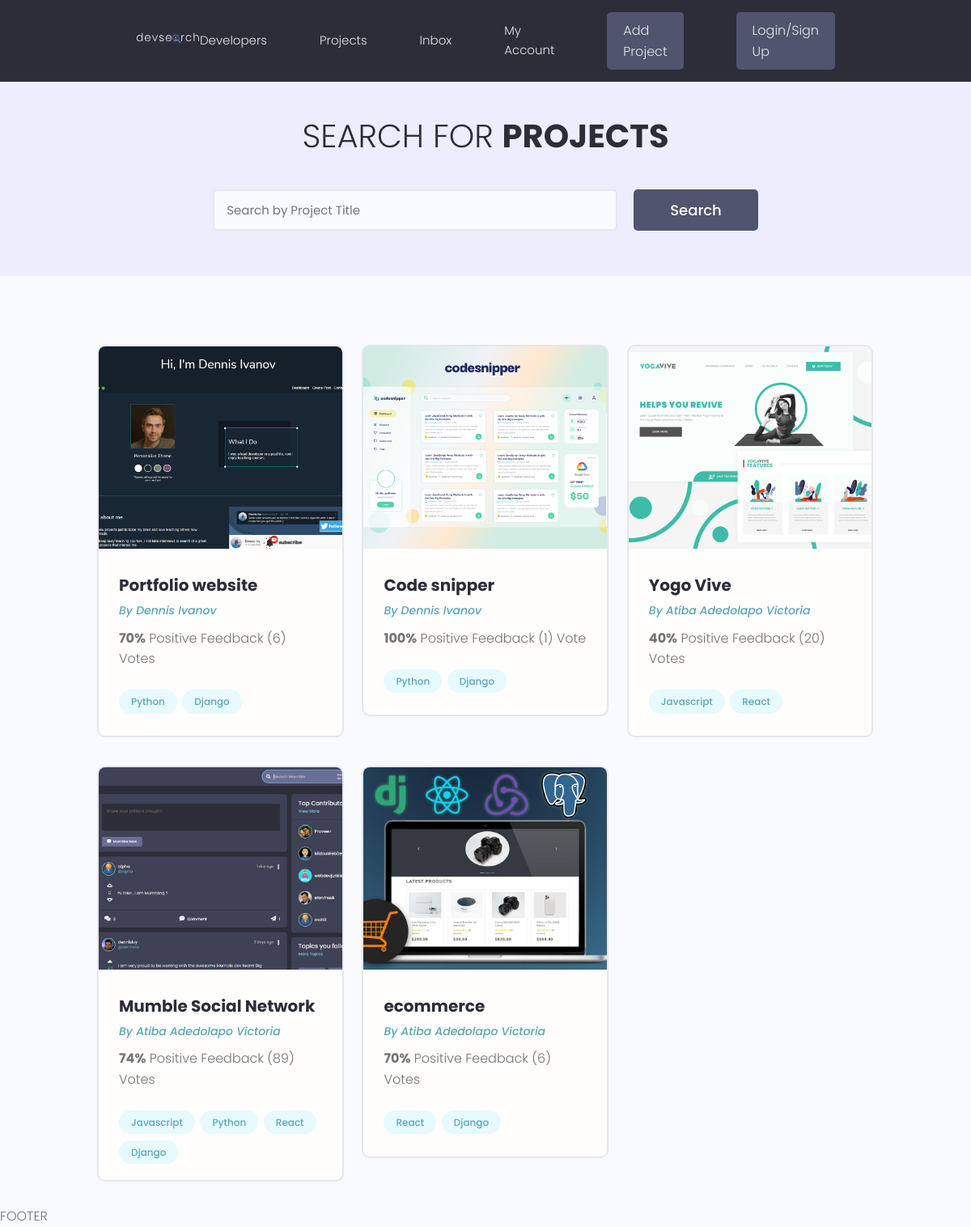
/projects/, run on the app's committed database.
### projects/models.py (models this page shows, shortened)
class Project(models.Model):
    owner = models.ForeignKey(Profile, null=True, blank=True, on_delete=models.SET_NULL)
    title = models.CharField(max_length=200)
    description = models.TextField(null=True, blank=True)
    featured_image = models.ImageField(
        null=True, blank=True, default="default.jpg")
    demo_link = models.CharField(max_length=2000, null=True, blank=True)
    source_link = models.CharField(max_length=2000, null=True, blank=True)
    tags = models.ManyToManyField('Tag', blank=True)
    vote_total = models.IntegerField(default=0, null=True, blank=True)
    vote_ratio = models.IntegerField(default=0, null=True, blank=True)
    created = models.DateTimeField(auto_now_add=True)
    id = models.UUIDField(default=uuid.uuid4, unique=True,
                          primary_key=True, editable=False)

class Tag(models.Model):
    name = models.CharField(max_length=200)
    created = models.DateTimeField(auto_now_add=True)
    id = models.UUIDField(default=uuid.uuid4, unique=True,
                          primary_key=True, editable=False)
    def __str__(self):
        return self.name

### users/models.py (models this page shows, shortened)
class Profile(models.Model):
    user = models.OneToOneField(User, on_delete=models.CASCADE, null=True, blank=True)
    name = models.CharField(max_length=200, blank=True, null=True)
    email = models.EmailField(max_length=500, blank=True, null=True)
    username = models.CharField(max_length=200, blank=True, null=True)
    short_intro = models.CharField(max_length=200, blank=True, null=True)
    bio = models.TextField(blank=True, null=True)
    profile_image = models.ImageField(
        null=True, blank=True, upload_to='profiles/', default="profiles/user-default.png")
    social_github = models.CharField(max_length=200, blank=True, null=True)
    social_twitter = models.CharField(max_length=200, blank=True, null=True)
    social_linkedin = models.CharField(max_length=200, blank=True, null=True)
    social_youtube = models.CharField(max_length=200, blank=True, null=True)
    social_website = models.CharField(max_length=200, blank=True, null=True)
    created = models.DateTimeField(auto_now_add=True)
    id = models.UUIDField(default=uuid.uuid4, unique=True,
                          primary_key=True, editable=False)

### projects/views.py (the view)
# urls.py: path('projects/', include('projects.urls')),
def projects(request):
    projects = Project.objects.all()
    context = {'projects': projects}
    return render(request, 'projects/projects.html', context)

### projects/templates/projects/projects.html (shortened to what this page needs)
{% extends 'main.html' %}
{% block content %}
  <main class="projects">
    <section class="hero-section text-center">
      <div class="container container--narrow">
        <div class="hero-section__box">
          <h2>Search for <span>Projects</span></h2>
        </div>
        <div class="hero-section__search">
          <form class="form" action="#" method="get">
            <div class="form__field">
              <input class="input input--text" id="formInput#search" type="text" name="text"
                placeholder="Search by Project Title" />
            </div>
            <input class="btn btn--sub btn--lg" type="submit" value="Search" />
          </form>
        </div>
      </div>
    </section>
    <section class="projectsList">
      <div class="container">
        <div class="grid grid--three">
            {% for project in projects %}
          <div class="column">
            <div class="card project">
              <a href="{% url 'project' project.id %}" class="project">
                <img class="project__thumbnail" src="{{ project.featured_image.url }}" alt="project thumbnail" />
                <div class="card__body">
                  <h3 class="project__title">{{project.title}}</h3>
                  <p><a class="project__author" href="{% url 'project' project.id %}">By {{ project.owner.name }}</a></p>
                  <p class="project--rating">
                    <span style="font-weight: bold;">{{project.vote_ratio}}%</span> Positive
                    Feedback ({{project.vote_total}})  Vote{{ project.vote_total|pluralize:"s" }}
                  </p>
                  <div class="project__tags">
                      {% for tag in project.tags.all %}
                    <span class="tag tag--pill tag--main">
                        <small>{{tag}}</small>
                    </span>
                       {% endfor %}
                  </div>
                </div>
              </a>
            </div>
          </div>
            {% endfor %}
        </div>
      </div>
    </section>
  </main>
{% endblock content %}

### static/styles/app.css (style rules this page uses)
:root { --color-sub: #2d2d39; }
.btn--sub { background-color: var(--color-sub-light); }
.card { border: 2px solid var(--color-light); }
img { width: 100%; }
.hero-section { height: 40vh; display: flex; align-items: center; background-color: var(--color-sub); }
.hero-section__box { margin-bottom: 4rem; }
.hero-section__box > h2, .hero-section__box > h2 > span { font-size: 4rem; color: var(--color-light); line-height: 1.3; text-transform: uppercase; }
.hero-section__box > h2 { font-weight: 300; }
.hero-section__box > h2 > span { font-weight: 700; }
.hero-section__search > .form { display: flex; align-items: center; justify-content: center; gap: 2rem; }
.hero-section__search > .form input.input--text { width: 50rem; }
.project__author { font-size: 1.4rem; font-style: italic; }
.project--rating { margin-bottom: 1.6em; margin-top: .5em; }
.projects > .hero-section { background: var(--color-sub-lighter); height: 30vh; }
.projects .hero-section__box { margin-bottom: 2.5rem; }
.projects .hero-section__box > h2 { color: var(--color-sub); }
.projects .hero-section__box > h2 > span { font-weight: 700; color: var(--color-sub); }
.projectsList { margin-top: 8rem; }
.project__thumbnail { height: 25rem; object-fit: cover; object-position: top center; }
.project__title { font-size: 2rem; font-weight: 700; color: var(--color-sub); }

### static/uikit/styles/modules/_variables.css (style rules this page uses)
:root { --color-main: #5aa5b9; --color-main-light: #e6faff; --color-sub: #3f4156; --color-sub-light: #51546e; --color-sub-lighter: #ededfd; --color-text: #737373; --color-gray: #8b8b8b; --color-light: #e5e7eb; --color-light-gray: #767676; --color-bg: #f8fafd; --color-white: #fffefd; --color-white-light: #f3f3f3; --color-success: #359e64; --color-success-bg: #def8e8; --color-error: #fc4b0b; --color-error-bg: #fff2ee; --font-base: 'Poppins', arial, helvetica, 'Segoe UI', roboto, ubuntu, sans-serif; --font-monospace: 'Fira Code', 'Courier New', courier, monospace; --font-regular: 300; --font-medium: 500; --font-bold: 700; --generic-shadow: 1px 1px 5px #00000010; --generic-transition: all 0.3s ease-in-out; }

### static/uikit/styles/modules/_base.css (style rules this page uses)
* { margin: 0; padding: 0; box-sizing: border-box; text-rendering: optimizeLegibility; color: inherit; font-size: inherit; }
html { font-size: 50%; }
@media only screen and (min-width: 480px) { html { font-size: 56.25%; } }
@media only screen and (min-width: 1200px) { html { font-size: 62.5%; } }
body { line-height: 1.6; font-weight: 400; font-size: 1.5rem; color: var(--color-text); background-color: var(--color-bg); min-height: 100vh; }

### static/uikit/styles/modules/_typography.css (style rules this page uses)
* { font-family: var(--font-base); }
h2 { font-size: 3.6rem; font-weight: var(--font-bold); }
h3 { font-size: 3.2rem; font-weight: var(--font-medium); }
p, span, strong { font-size: 1.6rem; color: var(--color-text); font-weight: var(--font-regular); }
a { padding-bottom: 2px; text-decoration: none; display: inline-block; color: var(--color-main); font-weight: var(--font-medium); }

### static/uikit/styles/modules/_utilities.css (style rules this page uses)
.container { width: 92%; max-width: 165rem; margin: 0 auto; box-sizing: border-box; }
.container--narrow { width: 92%; max-width: 120rem; }
@media screen and (min-width: 1000px) { .container { width: 90%; } }
@media screen and (min-width: 1000px) { .container--narrow { width: 85%; } }
@media screen and (min-width: 1200px) { .container { width: 80%; } }
@media screen and (min-width: 1200px) { .container--narrow { width: 72%; } }
.text-center { text-align: center; }

### static/uikit/styles/modules/_button.css (style rules this page uses)
.btn { display: inline-block; position: relative; cursor: pointer; background-color: var(--color-light); font-weight: var(--font-medium); color: var(--color-sub); text-decoration: none; padding: 1rem 2rem; border-radius: 0.5rem; border: none; width: -webkit-fit-content; width: -moz-fit-content; width: fit-content; height: -webkit-fit-content; height: -moz-fit-content; height: fit-content; font-size: 1.6rem; outline-width: 0; outline-color: transparent; -webkit-backface-visibility: hidden; backface-visibility: hidden; transition: all 0.3s ease-in-out; }
.btn--sub { background-color: var(--color-sub); color: var(--color-white); }
.btn--lg { font-size: 1.8rem; padding: 1.2rem 4.5rem; }

### static/uikit/styles/modules/_card.css (style rules this page uses)
.card { border-radius: 1rem; background-color: var(--color-white); border: 1.5px solid var(--color-light); width: auto; height: auto; margin-top: 0.5rem; margin-bottom: 0.5rem; overflow: hidden; }
.card__body, .card__header { padding: 2rem 2.5rem; }

### data on the page
Project: featured_image (picture), title "Portfolio website", owner.name "Dennis Ivanov", vote_ratio "70", vote_total "6"
Tag: name "Python"
Tag: name "Django"
Project: featured_image (picture), title "Code snipper", owner.name "Dennis Ivanov", vote_ratio "100", vote_total "1"
Project: featured_image (picture), title "Yogo Vive", owner.name "Atiba Adedolapo Victoria", vote_ratio "40", vote_total "20"
Tag: name "Javascript"
Tag: name "React"
Project: featured_image (picture), title "Mumble Social Network", owner.name "Atiba Adedolapo Victoria", vote_ratio "74", vote_total "89"
Project: featured_image (picture), title "ecommerce", owner.name "Atiba Adedolapo Victoria", vote_ratio "70", vote_total "6"
